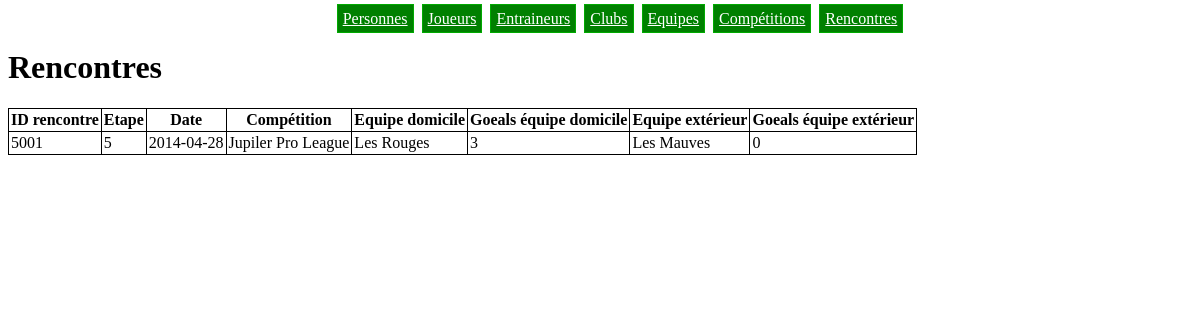
/rencontres.php, run on the app's committed database.
### tables this page shows
CREATE TABLE IF NOT EXISTS Rencontre (
  id_rencontre           BIGINT PRIMARY KEY,
  etape                  INT    NOT NULL,
  date                   DATE   NOT NULL,
  id_competition         BIGINT NOT NULL,
  id_equipe_domicile     BIGINT NOT NULL,
  goals_equipe_domicile  INT    NOT NULL,
  id_equipe_exterieur    BIGINT NOT NULL,
  goals_equipe_exterieur INT    NOT NULL,
  FOREIGN KEY (id_competition)      REFERENCES Competition(id_competition),
  FOREIGN KEY (id_equipe_domicile)  REFERENCES Equipe(id_equipe),
  FOREIGN KEY (id_equipe_exterieur) REFERENCES Equipe(id_equipe)
);

CREATE TABLE IF NOT EXISTS Competition (
  id_competition  BIGINT PRIMARY KEY,
  nom_competition VARCHAR(50) NOT NULL,
  annee           INT         NOT NULL
);

CREATE TABLE IF NOT EXISTS Equipe (
  id_equipe    BIGINT      PRIMARY KEY,
  licence_club BIGINT      NOT NULL,
  nom          VARCHAR(50) NOT NULL,
  FOREIGN KEY (licence_club) REFERENCES Club(licence),
  UNIQUE(licence_club, nom)
);

### rencontres.php (the view)
<?php include 'header.php' ?>
<h1>Rencontres</h1>
<table>
  <tr>
    <th>ID rencontre</th>
    <th>Etape</th>
    <th>Date</th>
    <th>Compétition</th>
    <th>Equipe domicile</th>
    <th>Goeals équipe domicile</th>
    <th>Equipe extérieur</th>
    <th>Goeals équipe extérieur</th>
  </tr>
  <?php
  $req = $bdd->query('SELECT Rencontre.id_rencontre, Rencontre.etape, Rencontre.date, Competition.nom_competition, EquipeDomicile.nom as nom_equipe_domicile, Rencontre.goals_equipe_domicile, EquipeExterieur.nom as nom_equipe_exterieur, Rencontre.goals_equipe_exterieur
    FROM Rencontre
    JOIN Competition ON Competition.id_competition = Rencontre.id_competition
    JOIN Equipe EquipeDomicile ON EquipeDomicile.id_equipe = Rencontre.id_equipe_domicile
    JOIN Equipe EquipeExterieur ON EquipeExterieur.id_equipe = Rencontre.id_equipe_exterieur');
  while($tuple = $req->fetch()){
    ?>
    <tr>
      <td><?php echo $tuple['id_rencontre'] ?></td>
      <td><?php echo $tuple['etape'] ?></td>
      <td><?php echo $tuple['date'] ?></td>
      <td><?php echo $tuple['nom_competition'] ?></td>
      <td><?php echo $tuple['nom_equipe_domicile'] ?></td>
      <td><?php echo $tuple['goals_equipe_domicile'] ?></td>
      <td><?php echo $tuple['nom_equipe_exterieur'] ?></td>
      <td><?php echo $tuple['goals_equipe_exterieur'] ?></td>
    </tr>
    <?php
  }
  ?>
</table>
<?php include 'footer.php' ?>

### style.css (style rules this page uses)
table { border-collapse: collapse; border-spacing: 0; }
th, td { border: 1px #000000 solid; padding: 2px; }

### data on the page
rencontre: id_rencontre "5001", etape "5", date "2014-04-28", id_competition.nom_competition "Jupiler Pro League", id_equipe_domicile.nom "Les Rouges", goals_equipe_domicile "3", id_equipe_exterieur.nom "Les Mauves", goals_equipe_exterieur "0"
